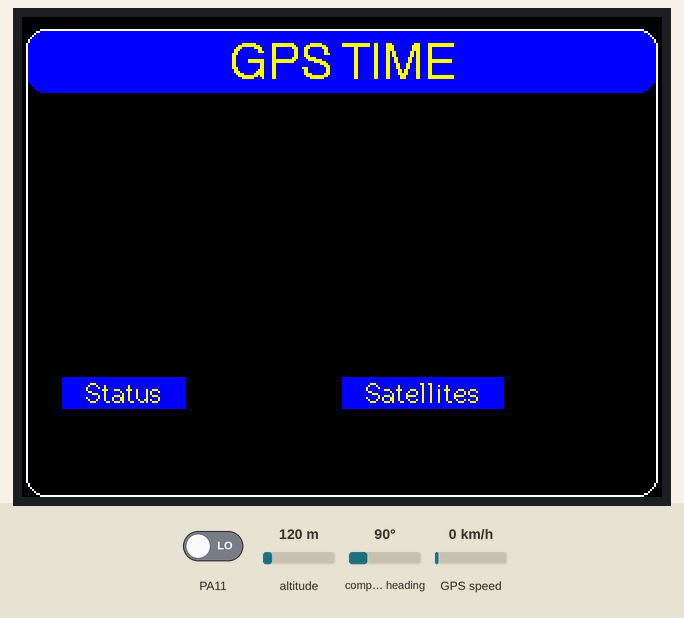
A sketch run on a simulated STM32 Blue Pill. On the bench: 320×240 colour display. The test bench sets the inputs (shaded band); at power-on: PA11 LOW, altitude 120 m, compass heading 90°, GPS speed 0 km/h. The local clock reads 2024-03-15 10:24:30 at power-on unless the sketch sets it; the GPS gets a fix after 3 s at 37.7749, -122.4194 with 8 satellites.

Above: at 0.3 s.
At 1.6 s:
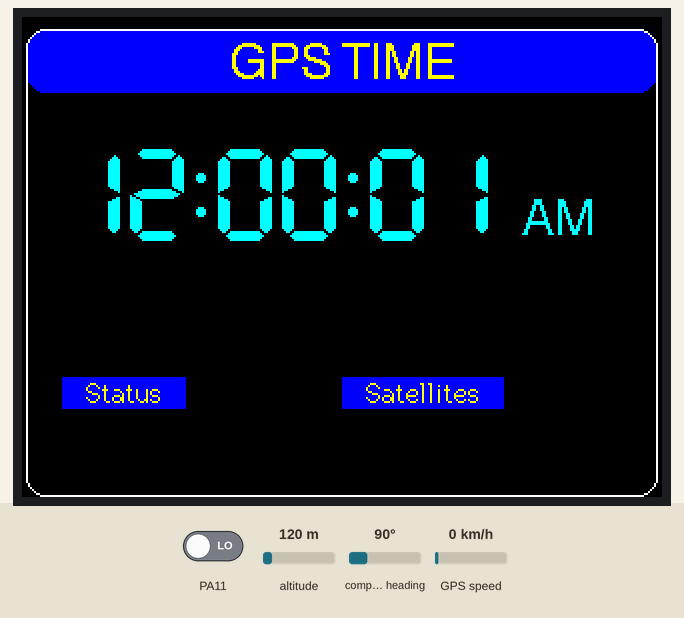
1.7 s: PA11 driven HIGH
At 2.5 s:
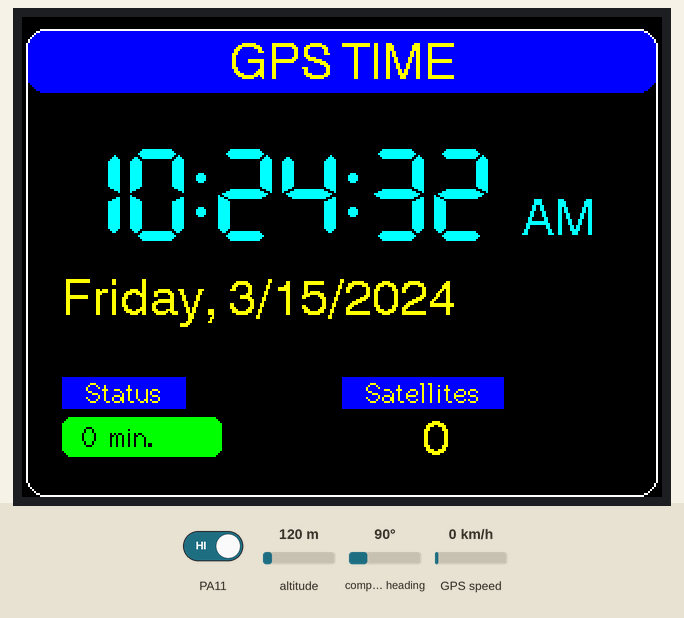
Timing chart, 0 to 4.7 s (numbered marks = the images above; inputs shaded):
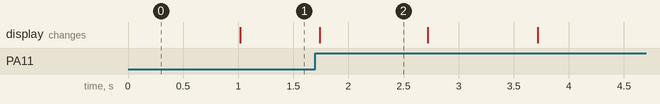

The sketch:

GPS_CLOCK_step12.ino
```cpp
// (licence header left out)
#include <TFT_eSPI.h>                              // https://github.com/Bodmer/TFT_eSPI
#include <TimeLib.h>                               // https://github.com/PaulStoffregen/Time
#include <TinyGPS++.h>                             // https://github.com/mikalhart/TinyGPSPlus
#include <Timezone.h>                              // https://github.com/JChristensen/Timezone

#define TITLE           "GPS TIME"                 // shown at top of display
#define GPS_PPS               PA11                 // GPS 1PPS signal to hardware interrupt pin
#define USE_12HR_FORMAT       true                 // preferred format for local time display
#define LEADING_ZERO         false                 // show "01:00" vs " 1:00"

#define TIMECOLOR         TFT_CYAN                 // color of 7-segment time display
#define DATECOLOR       TFT_YELLOW                 // color of displayed month & day
#define LABEL_FGCOLOR   TFT_YELLOW
#define LABEL_BGCOLOR     TFT_BLUE

TimeChangeRule myDST                               // Local Timezone setup.  Mine is EST.
  = {"EDT", Second, Sun, Mar, 2, -240};            // Set Daylight time here.  UTC-4hrs
TimeChangeRule mySTD                               // For ex: "First Sunday in Nov at 02:00"
  = {"EST", First, Sun, Nov, 2, -300};             // Set Standard time here.  UTC-5hrs
Timezone myTZ(myDST, mySTD);

TFT_eSPI tft = TFT_eSPI();                         // display object
TinyGPSPlus gps;                                   // gps object
volatile byte pps  = 0;                            // GPS one-pulse-per-second flag
time_t t,lt        = 0;                            // current UTC,local time
time_t lastSync    = 0;                            // UTC time of last GPS sync


void ppsHandler() {                                // 1pps interrupt handler:
  pps=1;                                           // set the flag
}

void syncWithGPS() {                               // set Arduino time from GPS
  if (!gps.time.isValid()) return;                 // continue only if valid data present
  if (gps.time.age()>1000) return;                 // dont use stale data
  int h = gps.time.hour();                         // get hour value
  int m = gps.time.minute();                       // get minute value
  int s = gps.time.second();                       // get second value
  int d = gps.date.day();                          // get day
  int mo= gps.date.month();                        // get month
  int y = gps.date.year();                         // get year
  setTime(h,m,s,d,mo,y);                           // set the system time
  adjustTime(1);                                   // and adjust forward 1 second
  lastSync = now();                                // remember time of this sync
}

void syncCheck() {
  if (pps) syncWithGPS();                          // is it time to sync with GPS?
  pps=0;                                           // reset flag, regardless
}


void showSatellites() {
  int x=200,y=200,w=50,h=28,ft=4;                  // screen position and size
  int sats = 0;                                    // number of satellites
  if (gps.satellites.isValid())
    sats = gps.satellites.value();                 // get # of satellites in view
  tft.setTextColor(TFT_YELLOW);
  tft.fillRect(x,y,w,h,TFT_BLACK);                 // erase previous count
  tft.drawNumber(sats,x,y,ft);                     // show latest satellite count
}

void showClockStatus () {
  int color,x=20,y=200,w=80,h=20,ft=2;             // screen position and size
  char st[20];                                     // string buffer
  if (!lastSync) return;                           // haven't decoded time yet
  int minPassed = (now()-lastSync)/60;             // how long ago was last decode?
  itoa(minPassed,st,10);                           // convert number to a string
  strcat(st," min.");                              // like this: "10 min."
  tft.setTextColor(TFT_BLACK);
  if (minPassed<60) color=TFT_GREEN;               // green is < 1 hr old
  else if (minPassed<1440) color=TFT_ORANGE;       // orange is 1-24 hr old
  else color=TFT_RED;                              // red is >24 hr old
  tft.fillRoundRect(x,y,80,20,5,color);            // show status indicator
  tft.drawString(st,x+10,y+2,ft);                  // and time since last sync
  showSatellites();
}

void displayAMPM (int hr) {
  int x=250,y=90,ft=4;                             // screen position & font
  tft.setTextColor(TIMECOLOR,TFT_BLACK);           // use same color as time
  if (!USE_12HR_FORMAT)
    tft.fillRect(x,y,50,20,TFT_BLACK);             // 24hr display, so no AM/PM
  else if (hr<12)
    tft.drawString("AM",x,y,ft);                   // before noon, so draw AM
  else
    tft.drawString("PM",x,y,ft);                   // after noon, so draw PM
}

void displayTime(time_t t) {
  int x=20, y=65, f=7;                             // screen position & font
  tft.setTextColor(TIMECOLOR, TFT_BLACK);          // set time color
  int h=hour(t); int m=minute(t); int s=second(t); // get hours, minutes, and seconds
  displayAMPM(h);                                  // display AM/PM, if needed
  if (USE_12HR_FORMAT) {                           // adjust hours for 12 vs 24hr format:
    if (h==0) h=12;                                // 00:00 becomes 12:00
    if (h>12) h-=12;                               // 13:00 becomes 01:00
  }
  if (h<10) {
    if (LEADING_ZERO)
      x+= tft.drawChar('0',x,y,f);                 // show leading zero for hours
    else {
      tft.setTextColor(TFT_BLACK,TFT_BLACK);
      x+=tft.drawChar('8',x,y,f);                  // erase old digit
      tft.setTextColor(TIMECOLOR,TFT_BLACK);
    }
  }
  x+= tft.drawNumber(h,x,y,f);                     // hours
  x+= tft.drawChar(':',x,y,f);                     // show ":"
  if (m<10) x+= tft.drawChar('0',x,y,f);           // leading zero for minutes
  x+= tft.drawNumber(m,x,y,f);                     // show minutes
  x+= tft.drawChar(':',x,y,f);                     // show ":"
  if (s<10) x+= tft.drawChar('0',x,y,f);           // add leading zero for seconds
  x+= tft.drawNumber(s,x,y,f);                     // show seconds
}

void displayDate(time_t t) {
  int x=20,y=130,f=4;                              // screen position & font
  const char* days[] = {"Sunday","Monday","Tuesday",
    "Wednesday","Thursday","Friday","Saturday"};
  tft.setTextColor(DATECOLOR, TFT_BLACK);
  tft.fillRect(x,y,265,26,TFT_BLACK);              // erase previous date
  x+=tft.drawString(days[weekday(t)-1],x,y,f);     // show day of week
  x+=tft.drawString(", ",x,y,f);                   // and
  x+=tft.drawNumber(month(t),x,y,f);               // show date as month/day/year
  x+=tft.drawChar('/',x,y,f);
  x+=tft.drawNumber(day(t),x,y,f);
  x+=tft.drawChar('/',x,y,f);
  x+=tft.drawNumber(year(t),x,y,f);
}

void updateDisplay() {
  time_t utc=now();                                // check current UTC time
  if (t!=utc) {                                    // is it a new second yet?
    time_t local = myTZ.toLocal(utc);              // get local time
    displayTime(local);                            // and display it
    if (minute() != minute(t))                     // are we in a new minute?
      showClockStatus();                           // yes, update clock status
    if (day(local)!=day(lt))                       // did date change?
      displayDate(local);                          // yes, so display it
    lt=local;                                      // Remember current local time
    t=utc;                                         // Remember current UTC time
  }
}

void feedGPS() {
  if (Serial1.available()) {                       // if a character is ready to read...
    char c = Serial1.read();                       // get the character
    gps.encode(c);                                 // if input is complete, use it
  }
}

void newScreen() {
  tft.fillScreen(TFT_BLACK);                       // start with empty screen
  tft.fillRoundRect(2,6,316,32,10,LABEL_BGCOLOR);  // put title bar at top
  tft.drawRoundRect(2,6,316,234,10,TFT_WHITE);     // draw edge around screen
  tft.setTextColor(LABEL_FGCOLOR,LABEL_BGCOLOR);   // set label colors
  tft.drawCentreString(TITLE,160,12,4);            // show title at top
  tft.drawString("  Status  ",20,180,2);           // label for clock status
  tft.drawString("  Satellites  ",160,180,2);      // label for segment status
}

void setup() {
  tft.init();
  tft.setRotation(1);                              // portrait screen orientation
  newScreen();                                     // blank screen w/ title & border
  Serial1.begin(9600);                             // set baud rate of incoming data
  attachInterrupt(digitalPinToInterrupt(           // enable 1pps GPS time sync
    GPS_PPS), ppsHandler, RISING);
}

void loop() {
  feedGPS();
  syncCheck();
  updateDisplay();
}
```

Measured:
- after the input at 1.7 s, the display: changes at once (image 2)
- what the display in image 2 shows lasts 1.0 s, from 1.7 s to 2.7 s
